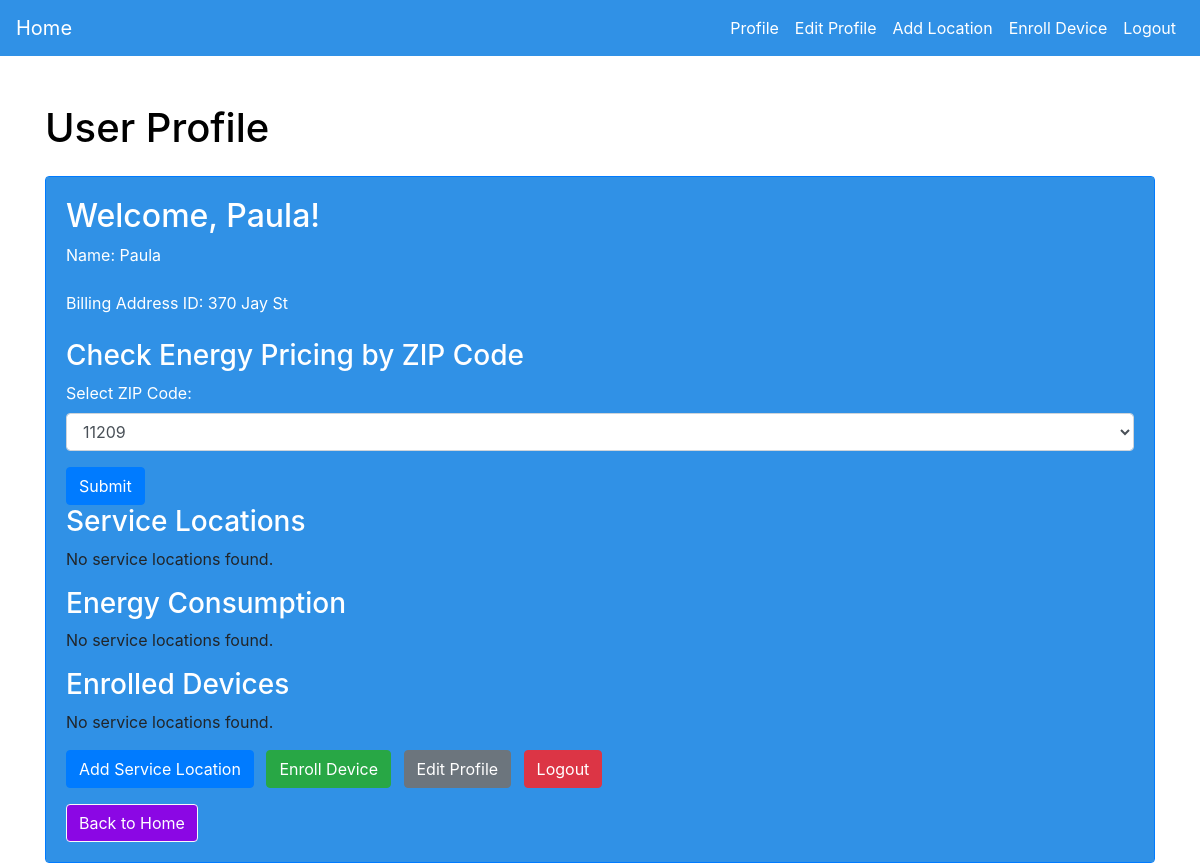
The app's page /profile (signed in) with its own data.
### app.py (models this page shows)
class User(db.Model):
    id = db.Column(db.Integer, primary_key=True)
    username = db.Column(db.String(50), unique=True, nullable=False)
    password = db.Column(db.String(60), nullable=False)
    name = db.Column(db.String(100), nullable=True)  # Add this line for the name field
    billing_address_id = db.Column(db.Integer, nullable=True)  # Add this line for the billing_address_id field
    service_locations = db.relationship('ServiceLocation', backref='user', lazy=True)
    zip_code = db.Column(db.String(10), nullable=False)

### app.py (the view)
@app.route('/profile')
def profile():
    if 'user_id' in session:
        user = User.query.get(session['user_id'])
        all_zip_codes = db.session.query(EnergyPrice.zip_code).distinct().all()
        all_zip_codes = [zip_code[0] for zip_code in all_zip_codes]
        return render_template('profile.html', user=user, all_zip_codes=all_zip_codes)
    else:
        return redirect(url_for('login'))

### templates/profile.html (shortened to what this page needs)
{% extends 'base.html' %}
{% block content %}
    <div class="container mt-5">
        <h1 class="mb-4">User Profile</h1>
        <div class="card bg-light">
            <div class="card-body">
                <h2>Welcome, {{ user.username }}!</h2>
                <p class="mb-4">Name: {{ user.name }}</p>
                <p class="mb-4">Billing Address ID: {{ user.billing_address_id }}</p>
                <h3>Check Energy Pricing by ZIP Code</h3>
                <form method="GET" action="{{ url_for('energy_price_zipcode') }}">
                    <div class="form-group">
                        <label for="zipCodeDropdown">Select ZIP Code:</label>
                        <select class="form-control" id="zipCodeDropdown" name="zip_code">
                            {% for zip_code in all_zip_codes %}
                                <option value="{{ zip_code }}">{{ zip_code }}</option>
                            {% endfor %}
                        </select>
                    </div>
                    <button type="submit" class="btn btn-primary">Submit</button>
                </form>
                <h3>Service Locations</h3>
                {% if user.service_locations %}
                    <ul class="list-group mb-4">
                        {% for service_location in user.service_locations %}
                            <li class="list-group-item d-flex justify-content-between align-items-center">
                                {{ service_location.address }}
                                <span>
                                    <a href="{{ url_for('edit_service_location', location_id=service_location.id) }}" class="btn btn-info btn-sm mr-2">Edit</a>
                                    <a href="{{ url_for('remove_service_location', location_id=service_location.id) }}" class="btn btn-danger btn-sm">Remove</a>
                                    <a href="{{ url_for('device_energy_consumption', service_location_id=service_location.id) }}" class="btn btn-warning btn-sm mr-2">Device Energy Consumption</a>
                                    <a href="{{ url_for('monthly_energy_cost', service_location_id=service_location.id) }}" class="btn btn-warning btn-sm mr-2">Monthly Energy Cost</a>
                                </span>
                            </li>
                        {% endfor %}
                    </ul>
                {% else %}
                    <p>No service locations found.</p>
                {% endif %}
                <h3>Energy Consumption</h3>
                {% if user.service_locations %}
                    {% for service_location in user.service_locations %}
                        <div class="mb-3">
                            <h5>{{ service_location.address }}</h5>
                            <a href="{{ url_for('energy_consumption', service_location_id=service_location.id, time_resolution='day') }}" class="btn btn-info mr-2">Day</a>
                            <a href="{{ url_for('energy_consumption', service_location_id=service_location.id, time_resolution='month') }}" class="btn btn-info mr-2">Month</a>
                        </div>
                    {% endfor %}
                {% else %}
                    <p>No service locations found.</p>
                {% endif %}
                <h3>Enrolled Devices</h3>
                {% if user.service_locations %}
                    <ul class="list-group mb-4">
                        {% for service_location in user.service_locations %}
                            <h5>{{ service_location.address }}</h5>
                            {% if service_location.enrolled_devices %}
                                <ul class="list-group">
                                    {% for enrolled_device in service_location.enrolled_devices %}
                                        <li class="list-group-item d-flex justify-content-between align-items-center">
                                            Device: {{ enrolled_device.device_model.type }} - {{ enrolled_device.device_model.model_number }}
                                            <span>
                                                <a href="{{ url_for('remove_enrolled_device', device_id=enrolled_device.id) }}" class="btn btn-danger btn-sm">Remove</a>
                                            </span>
                                        </li>
                                    {% endfor %}
                                </ul>
                            {% else %}
                                <p>No enrolled devices for this service location.</p>
                            {% endif %}
                        {% endfor %}
                    </ul>
                {% else %}
                    <p>No service locations found.</p>
                {% endif %}
                <div class="mb-3">
                    <a href="{{ url_for('add_service_location') }}" class="btn btn-primary mr-2">Add Service Location</a>
                    <a href="{{ url_for('enroll_device') }}" class="btn btn-success mr-2">Enroll Device</a>
                    <a href="{{ url_for('edit_profile') }}" class="btn btn-secondary mr-2">Edit Profile</a>
                    <a href="{{ url_for('logout') }}" class="btn btn-danger">Logout</a>
                </div>
                <a href="{{ url_for('index') }}" class="btn btn-light">Back to Home</a>
            </div>
        </div>
    </div>
{% endblock %}

### templates/profile.html (style rules this page uses)
.card-body { background-color: #3091e6; }
.container h1 { color: #000 }
.container h2, .container h3, .container h5 { color: #ffffff; }
.card { border-color: #007bff; background-color: #3091e6; }
.btn-primary { background-color: #007bff; }
.btn-secondary { background-color: #6c757d; }
.btn-danger { background-color: #dc3545; }
.btn-light { background-color: #8b07e4; }
.btn-success { background-color: #28a745; }
.btn { color: #ffffff; }
label { color: white; }
.mb-4 { color:white; }

### records on screen
User: username "Paula", name "Paula", billing_address_id "370 Jay St"

### other values on screen
form field zip_code "11209"
